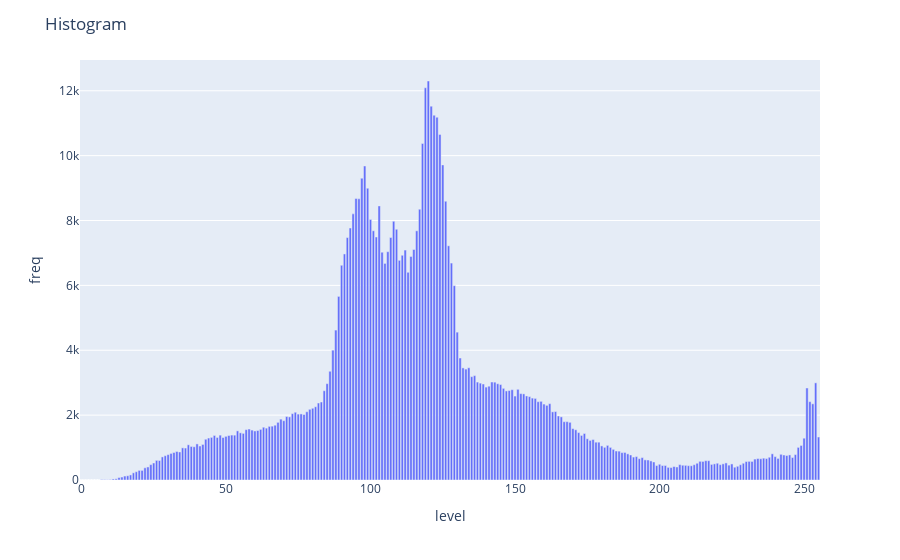

Write notebook code for a chart like this one.
### Markdown cell above
### How to smooth an image

### Code cell
img_g = cv2.GaussianBlur(img, (9, 9), 9)
plot_hist(img_g, "Histogram")
plot_img_by_obj(img_g)

### Figure 1 — Plotly figure (JSON) as saved in the notebook; plotly's stock layout.template omitted (floating-point values rounded to 4 significant figures; data arrays with more than 128 entries replaced by an {"elided": "..."} marker saying what was removed)
{"data": [{"alignmentgroup": "True", "hovertemplate": "level=%{x}<br>freq=%{y}<extra></extra>", "legendgroup": "", "marker": {"color": "#636efa"}, "name": "", "offsetgroup": "", "orientation": "v", "showlegend": false, "textposition": "auto", "type": "bar", "x": {"elided": "256 int values"}, "xaxis": "x", "y": {"elided": "256 int values"}, "yaxis": "y"}], "layout": {"barmode": "relative", "legend": {"tracegroupgap": 0}, "margin": {"t": 60}, "title": {"text": "Histogram"}, "xaxis": {"anchor": "y", "domain": [0, 1], "title": {"text": "level"}}, "yaxis": {"anchor": "x", "domain": [0, 1], "title": {"text": "freq"}}}}
